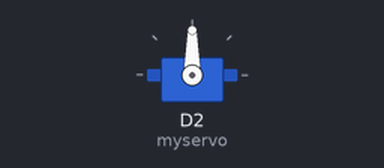
Simulated run of this sketch. Board: ESP8266 (NodeMCU). Shown: servo.

Above: at 0.05 s.
At 3.95 s:
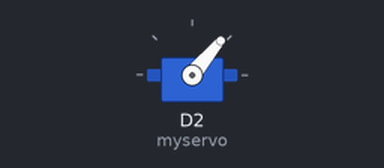
At 8.0 s:
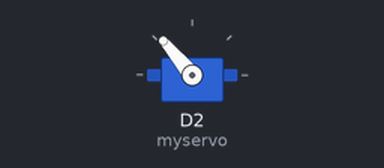
Timing chart, 0 to 10.4 s (numbered marks = the images above):
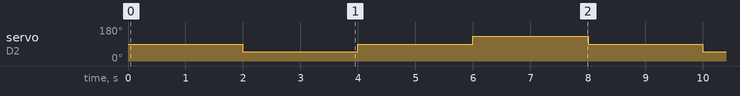

The sketch:

SERVO_TESTE_RONE1.ino
```cpp
#include <Servo.h>

Servo myservo;  // create servo object to control a servo
// twelve servo objects can be created on most boards


void setup() {
  myservo.attach(D2);  // attaches the servo on GIO2 to the servo object
  myservo.write(90);

}

void loop() {
  myservo.write(90);//fica para frente
  delay(2000);//espera 2 segundos
  myservo.write(50);//fica para frente
  delay(2000);
  myservo.write(90);//fica para frente
  delay(2000);//espera 2 segundos
  myservo.write(130);//vira para esquerda
  delay(2000);
}
```

Measured:
- by itself, servo on D2 (myservo): repeats every 8.0 s: 90° 2.0 s, 130° 2.0 s, 90° 2.0 s, 50° 2.0 s
